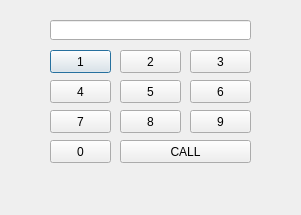
<?xml version="1.0" encoding="UTF-8"?>
<ui version="4.0">
 <class>Dialog</class>
 <widget class="QDialog" name="Dialog">
  <property name="geometry">
   <rect>
    <x>0</x>
    <y>0</y>
    <width>301</width>
    <height>215</height>
   </rect>
  </property>
  <property name="windowTitle">
   <string>Dialog</string>
  </property>
  <widget class="QLineEdit" name="le">
   <property name="geometry">
    <rect>
     <x>50</x>
     <y>20</y>
     <width>201</width>
     <height>20</height>
    </rect>
   </property>
   <property name="alignment">
    <set>Qt::AlignRight|Qt::AlignTrailing|Qt::AlignVCenter</set>
   </property>
  </widget>
  <widget class="QPushButton" name="pb1">
   <property name="geometry">
    <rect>
     <x>50</x>
     <y>50</y>
     <width>61</width>
     <height>23</height>
    </rect>
   </property>
   <property name="text">
    <string>1</string>
   </property>
  </widget>
  <widget class="QPushButton" name="pb2">
   <property name="geometry">
    <rect>
     <x>120</x>
     <y>50</y>
     <width>61</width>
     <height>23</height>
    </rect>
   </property>
   <property name="text">
    <string>2</string>
   </property>
  </widget>
  <widget class="QPushButton" name="pb3">
   <property name="geometry">
    <rect>
     <x>190</x>
     <y>50</y>
     <width>61</width>
     <height>23</height>
    </rect>
   </property>
   <property name="text">
    <string>3</string>
   </property>
  </widget>
  <widget class="QPushButton" name="pb4">
   <property name="geometry">
    <rect>
     <x>50</x>
     <y>80</y>
     <width>61</width>
     <height>23</height>
    </rect>
   </property>
   <property name="text">
    <string>4</string>
   </property>
  </widget>
  <widget class="QPushButton" name="pb5">
   <property name="geometry">
    <rect>
     <x>120</x>
     <y>80</y>
     <width>61</width>
     <height>23</height>
    </rect>
   </property>
   <property name="text">
    <string>5</string>
   </property>
  </widget>
  <widget class="QPushButton" name="pb6">
   <property name="geometry">
    <rect>
     <x>190</x>
     <y>80</y>
     <width>61</width>
     <height>23</height>
    </rect>
   </property>
   <property name="text">
    <string>6</string>
   </property>
  </widget>
  <widget class="QPushButton" name="pb7">
   <property name="geometry">
    <rect>
     <x>120</x>
     <y>110</y>
     <width>61</width>
     <height>23</height>
    </rect>
   </property>
   <property name="text">
    <string>8</string>
   </property>
  </widget>
  <widget class="QPushButton" name="pb8">
   <property name="geometry">
    <rect>
     <x>50</x>
     <y>110</y>
     <width>61</width>
     <height>23</height>
    </rect>
   </property>
   <property name="text">
    <string>7</string>
   </property>
  </widget>
  <widget class="QPushButton" name="pb9">
   <property name="geometry">
    <rect>
     <x>190</x>
     <y>110</y>
     <width>61</width>
     <height>23</height>
    </rect>
   </property>
   <property name="text">
    <string>9</string>
   </property>
  </widget>
  <widget class="QPushButton" name="pbCall">
   <property name="geometry">
    <rect>
     <x>120</x>
     <y>140</y>
     <width>131</width>
     <height>23</height>
    </rect>
   </property>
   <property name="text">
    <string>CALL</string>
   </property>
  </widget>
  <widget class="QPushButton" name="pb0">
   <property name="geometry">
    <rect>
     <x>50</x>
     <y>140</y>
     <width>61</width>
     <height>23</height>
    </rect>
   </property>
   <property name="text">
    <string>0</string>
   </property>
  </widget>
 </widget>
 <resources/>
 <connections/>
</ui>
